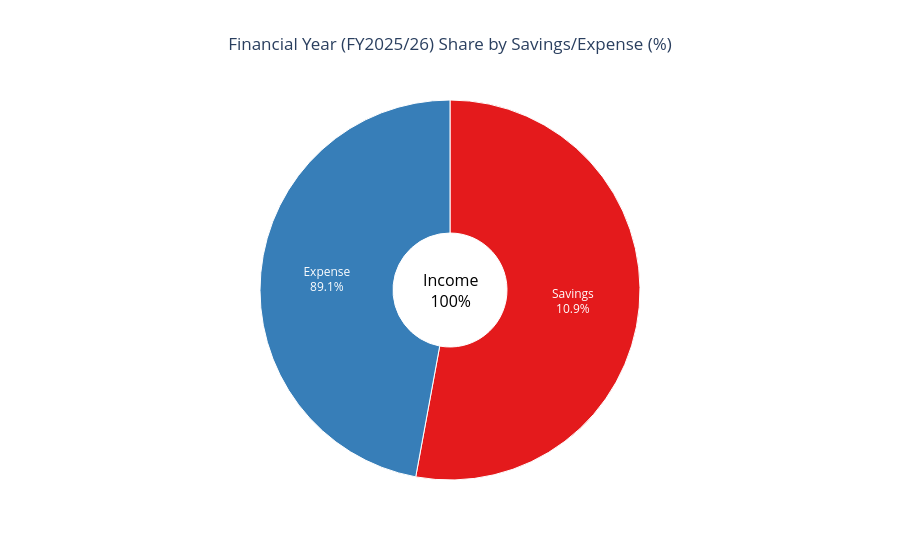
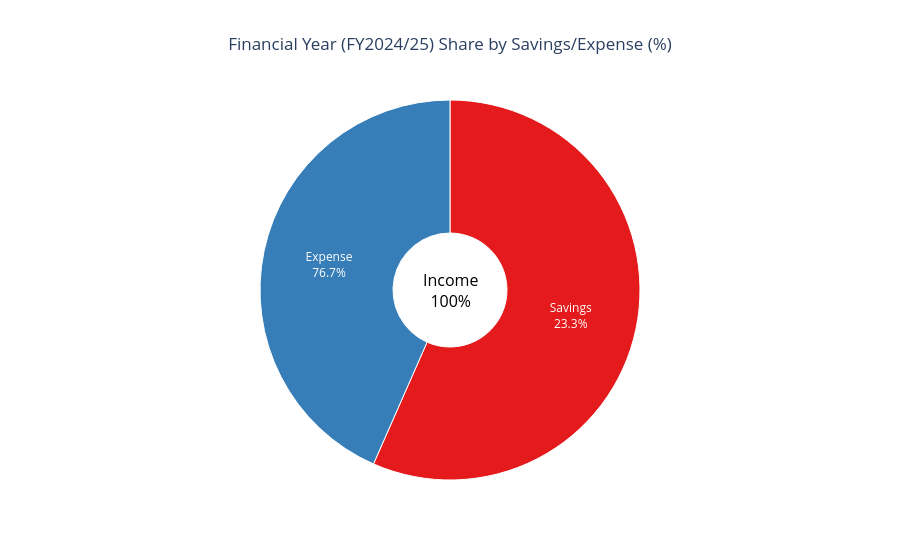

The notebook cell these images were saved under, in order:
### Code cell
PieChart1 = create_pie_chart(TransDF, 1)
PieChart1.show()
PieChart2 = create_pie_chart(TransDF, 2)
PieChart2.show()

### Figure 1 — Plotly figure (JSON) as saved in the notebook; plotly's stock layout.template omitted (floating-point values rounded to 4 significant figures)
{"data": [{"domain": {"x": [0, 1], "y": [0, 1]}, "hole": 0.3, "hoverinfo": "skip", "legendgroup": "", "marker": {"line": {"color": "white", "width": 1}}, "name": "", "showlegend": false, "text": ["Expense<br>89.1%", "Savings<br>10.9%"], "textinfo": "text", "textposition": "inside", "type": "pie", "values": [5676, 6372]}], "layout": {"annotations": [{"align": "center", "font": {"color": "black", "size": 16}, "showarrow": false, "text": "Income<br>100%", "x": 0.5, "xref": "paper", "y": 0.5, "yref": "paper"}], "legend": {"orientation": "h", "title": {"text": ""}, "tracegroupgap": 0, "x": 0.5, "xanchor": "center", "y": -0.2, "yanchor": "bottom"}, "piecolorway": ["rgb(228,26,28)", "rgb(55,126,184)", "rgb(77,175,74)", "rgb(152,78,163)", "rgb(255,127,0)", "rgb(255,255,51)", "rgb(166,86,40)", "rgb(247,129,191)", "rgb(153,153,153)"], "title": {"text": "Financial Year (FY2025/26) Share by Savings/Expense (%)", "x": 0.5}}}

### Figure 2 — Plotly figure (JSON) as saved in the notebook; plotly's stock layout.template omitted (floating-point values rounded to 4 significant figures)
{"data": [{"domain": {"x": [0, 1], "y": [0, 1]}, "hole": 0.3, "hoverinfo": "skip", "legendgroup": "", "marker": {"line": {"color": "white", "width": 1}}, "name": "", "showlegend": false, "text": ["Expense<br>76.7%", "Savings<br>23.3%"], "textinfo": "text", "textposition": "inside", "type": "pie", "values": [5604, 7307]}], "layout": {"annotations": [{"align": "center", "font": {"color": "black", "size": 16}, "showarrow": false, "text": "Income<br>100%", "x": 0.5, "xref": "paper", "y": 0.5, "yref": "paper"}], "legend": {"orientation": "h", "title": {"text": ""}, "tracegroupgap": 0, "x": 0.5, "xanchor": "center", "y": -0.2, "yanchor": "bottom"}, "piecolorway": ["rgb(228,26,28)", "rgb(55,126,184)", "rgb(77,175,74)", "rgb(152,78,163)", "rgb(255,127,0)", "rgb(255,255,51)", "rgb(166,86,40)", "rgb(247,129,191)", "rgb(153,153,153)"], "title": {"text": "Financial Year (FY2024/25) Share by Savings/Expense (%)", "x": 0.5}}}
